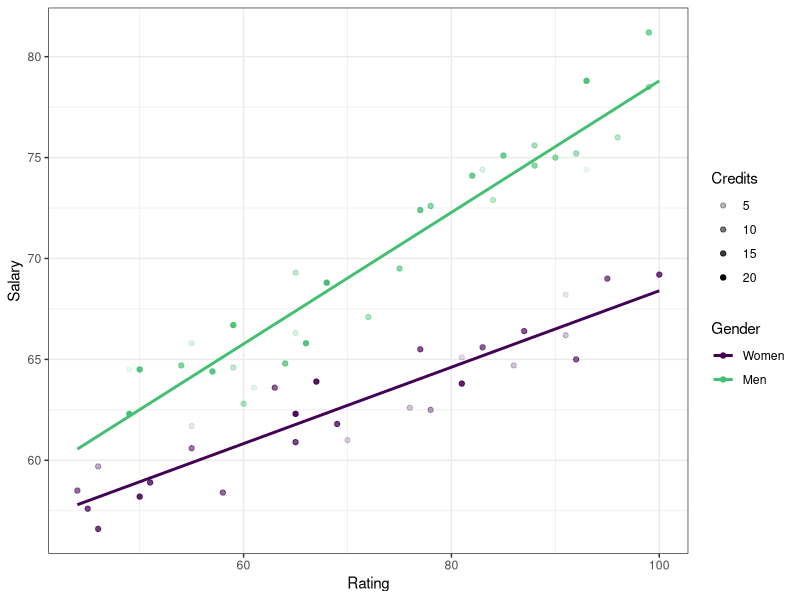
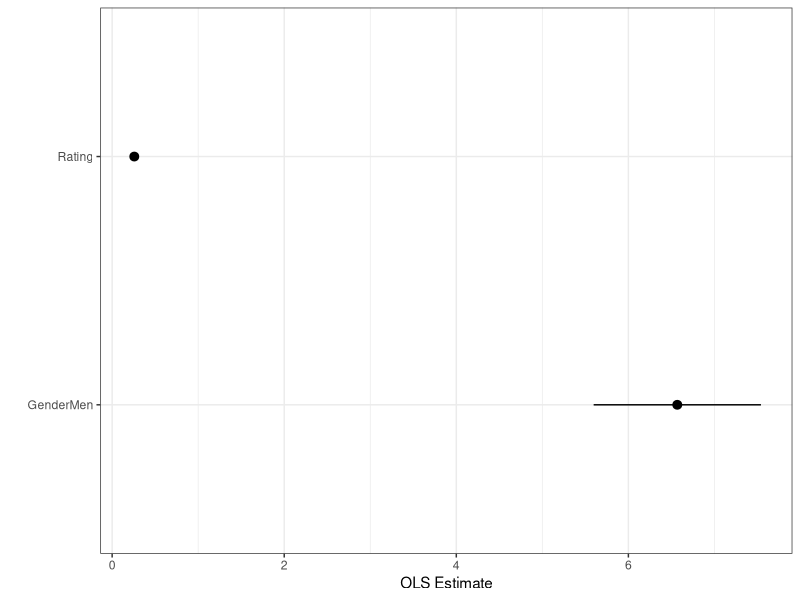
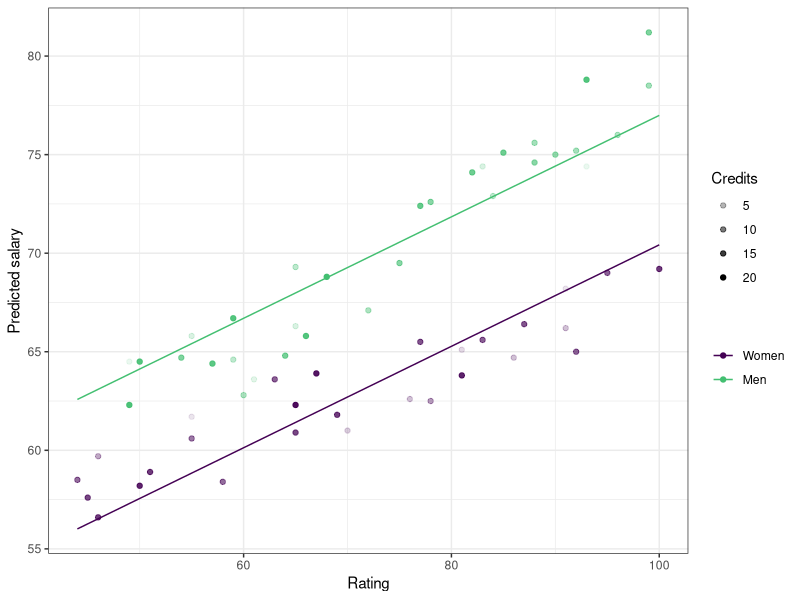

These figures' R source, in order:
## ---- chunk 1
## Sets defaults for R chunks
knitr::opts_chunk$set(echo = TRUE, # echo = TRUE means that your code will show
                      warning=FALSE,
                      message=FALSE,
                      # fig.path='Figs/', ## where to save figures
                      fig.height = 3,
                      fig.width = 4,
                      fig.align = 'center')

## Add any R packages you require. 
## Here are some we will use in 811:
requires <- c("tidyverse", # tidyverse includes dplyr and ggplot2
              "broom",
              "haven",
              "devtools",
              "magrittr",
              "here")

## Install any you don't have
to_install <- c(!requires %in% rownames(installed.packages()))
install.packages(c(requires[to_install], "NA"), repos = "https://cloud.r-project.org/" )

## Load all required R packages
library(tidyverse)
library(broom)
library(haven)
library(magrittr)
library(here)
library(ggplot2); theme_set(theme_bw()) # global plot theme
## Colorblind and greyscale print-friendly scales
  options(
    ggplot2.continuous.color = "viridis",
    ggplot2.continuous.fill = "viridis"
  )
  scale_color_discrete <- function(...)
    scale_color_viridis_d(..., begin = 0, end = .7)
  scale_fill_discrete <- function(...)
    scale_fill_viridis_d(..., begin = 0, end = .7)
## ---- chunk 2
d <- read_dta("data/EX3.dta") %>%
  mutate(Gender = factor(Sex, labels = c("Women","Men")))
## ---- chunk 3
# scatterplot
p <- ggplot(d) + 
  aes(x = Rating, y = Salary, color = Gender) + 
  geom_point(aes(alpha = Credits)) + scale_color_discrete()

# quick y ~ mx linear regression per group
p + geom_smooth(method = lm, se = F, fullrange = T)
## ---- chunk 4
m1 <- lm(Salary ~ Gender + Rating, data = d) %>% 
  tidy(conf.int = TRUE) 

ggplot(m1 %>% filter(term != "(Intercept)")) + 
  aes(x = term,
      y = estimate, 
      ymin = conf.low, 
      ymax = conf.high) + 
  geom_pointrange() + 
  coord_flip() + 
  labs(x="", y="OLS Estimate")
## ---- chunk 5
b0 <- m1$estimate[1]
b1 <- m1$estimate[2]
b2 <- m1$estimate[3]

p +
  geom_line(aes(color = "Men", 
                y = b0 + b1*1 + b2*Rating) ) + 
  geom_line(aes(color = "Women", 
                y = b0 + b1*0 + b2*Rating) ) + 
  scale_color_discrete() +
  labs(color = "",
       y = "Predicted salary") 
